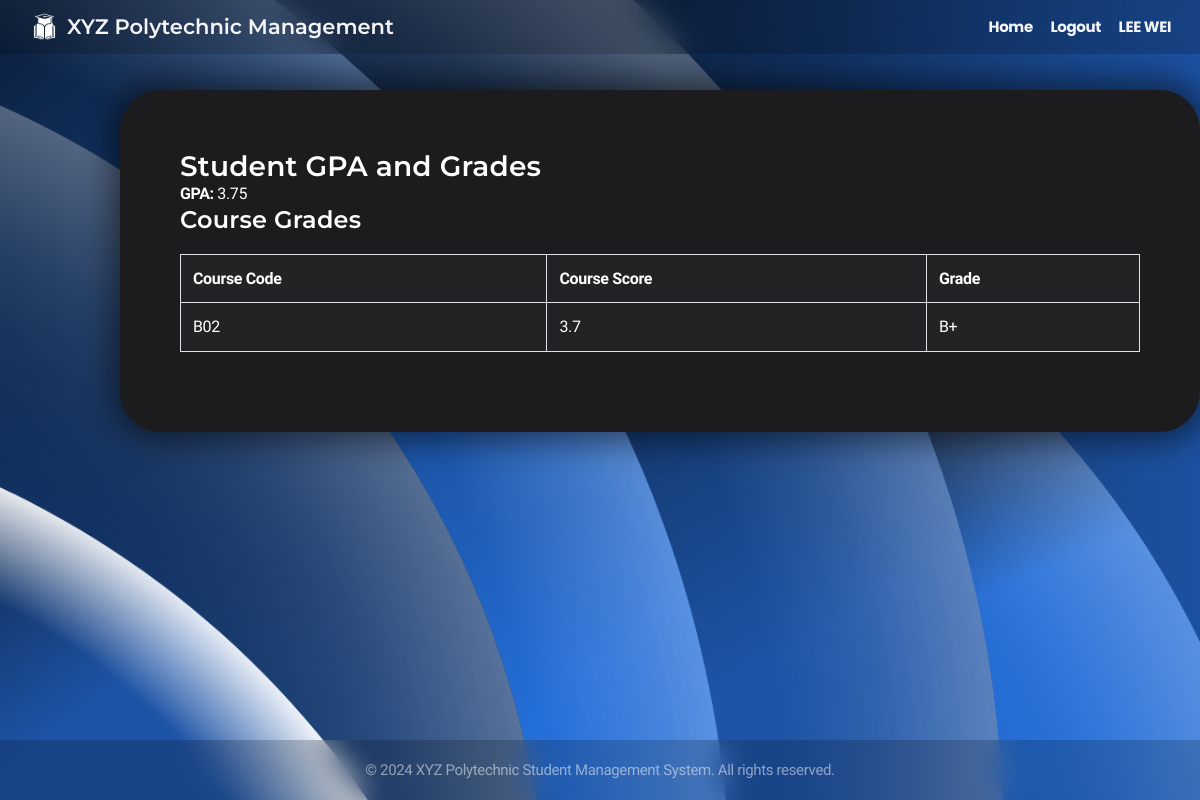
The app's page /CRUD4/stu_score.php (signed in) with its own data.
### tables this page shows
CREATE TABLE `student_score` (
  `identification_code` varchar(4) NOT NULL,
  `semester_gpa` decimal(3,2) NOT NULL
);

CREATE TABLE `semester_gpa_to_course_code` (
  `grade_id` int(4) NOT NULL,
  `identification_code` varchar(4) NOT NULL,
  `course_code` varchar(3) NOT NULL,
  `course_score` decimal(2,1) NOT NULL,
  `grade` varchar(2) NOT NULL
);

### CRUD4/stu_score.php (the view, shortened to what this page needs)
<?php
$connect = mysqli_connect("localhost", "root", "", "xyz polytechnic");
$full_name = isset($_SESSION['session_full_name']) ? $_SESSION['session_full_name']:"";
$identification_code = $_SESSION['session_identification_code'] ?? '';
$query_gpa = $connect->prepare("SELECT semester_gpa FROM student_score WHERE identification_code = ?");
$query_gpa->bind_param('s', $identification_code);
$query_gpa->execute();
$query_gpa->bind_result($gpa);
$query_grades = $connect->prepare("SELECT course_code, course_score, grade FROM semester_gpa_to_course_code WHERE identification_code = ?");
$query_grades->bind_param('s', $identification_code);
$query_grades->execute();
$result_grades = $query_grades->get_result();
?>
<!DOCTYPE html>
<html lang="en">
<head>
    <link rel="stylesheet" href=" ../styles.css">
</head>
<body>
    <div class="navbar">
        <div class="navbar-brand">
            <img src=" ../logo.png" alt="XYZ Polytechnic Logo" class="school-logo">
            <h1>XYZ Polytechnic Management</h1>
        </div>
        <nav>
        <a href=" ../stu_dashboard.php">Home</a>
        <a href=" ../logout.php">Logout</a>
        <a><?php echo htmlspecialchars($full_name); ?></a>
        </nav>
    </div>
    <div class="container">
        <div class="card">
            <h2>Student GPA and Grades</h2>
            <p><strong>GPA: </strong><?php echo htmlspecialchars($gpa, ENT_QUOTES, 'UTF-8'); ?></p>
            <h3>Course Grades</h3>
            <table border="1" bgcolor="white" align="center">
                <tr>
                    <th>Course Code</th>
                    <th>Course Score</th>
                    <th>Grade</th>
                </tr>
                <?php while ($row = $result_grades->fetch_assoc()) : ?>
                    <tr>
                        <td><?php echo htmlspecialchars($row['course_code'], ENT_QUOTES, 'UTF-8'); ?></td>
                        <td><?php echo htmlspecialchars($row['course_score'], ENT_QUOTES, 'UTF-8'); ?></td>
                        <td><?php echo htmlspecialchars($row['grade'], ENT_QUOTES, 'UTF-8'); ?></td>
                    </tr>
                <?php endwhile; ?>
            </table>
        </div>
    </div>
    <footer class="footer">
        <p>&copy; 2024 XYZ Polytechnic Student Management System. All rights reserved.</p>
    </footer>
</body>
</html>

### styles.css (style rules this page uses)
* { margin: 0; padding: 0; box-sizing: border-box; }
body { font-family: 'Nunito Sans', sans-serif; line-height: 1.47059; font-weight: 400; letter-spacing: -.022em; background-image: url('background.png'); background-size: cover; background-position: center; background-repeat: no-repeat; background-attachment: fixed; background-color: #1c1c1e; color: #ffffff; min-height: 100vh; display: flex; flex-direction: column; -webkit-font-smoothing: antialiased; }
h1, h2, h3, h4, h5, h6 { font-family: 'Montserrat', sans-serif; font-weight: 600; }
h1 { font-size: 40px; line-height: 1.1; letter-spacing: 0; }
h2 { font-size: 28px; line-height: 1.14286; letter-spacing: .007em; }
h3 { font-size: 24px; line-height: 1.16667; letter-spacing: .009em; }
a { color: #0071e3; margin-top: 20px; text-decoration: none; font-weight: bold; }
.navbar { background: #0000002d; backdrop-filter: saturate(100%) blur(15px); position: fixed; top: 0px; left: 0; right: 0; z-index: 9999; height: 54px; display: flex; align-items: center; justify-content: space-between; padding: 0 22px; }
.navbar-brand { display: flex; align-items: center; }
.navbar-brand h1 { color: #f5f5f7; font-size: 21px; margin: 0; }
.navbar a { font-family: 'Poppins', sans-serif; color: #f5f5f7; font-size: 15px; text-decoration: none; padding: 0 7px; opacity: 1; transition: opacity 0.3s; }
.school-logo { height: 45px; width: 45px; }
.container { max-width: 1080px; justify-content: center; align-items: center; min-height: calc(90vh - 44px - 57px); width: 90%; margin: 30px auto; padding: 60px; }
.card { background: #1c1c1e; border-radius: 40px; padding: 60px; margin-bottom: 20px; box-shadow: 0 0 30px 10px rgba(0, 0, 0, 0.485); transition: transform 0.3s ease, box-shadow 0.3s ease; width: 1080px; }
table { width: 100%; border: 1px solid #ffffff; border-collapse: collapse; margin-bottom: 20px; margin-top: 20px; }
table th, table td { font-family: 'Nunito Sans', sans-serif; padding: 12px; border: 1px solid #dee2e6; text-align: left; background: #232326; }
.footer { padding: 20px; text-align: center; font-size: 15px; line-height: 1.33337; margin-top: auto; background: #0000002d; backdrop-filter: saturate(100%) blur(15px); color: rgba(255, 255, 255, 0.5); }

### records on screen
student_score: semester_gpa "3.75"
semester_gpa_to_course_code: course_code "B02", course_score "3.7", grade "B+"

### other values on screen
$full_name "LEE WEI"
